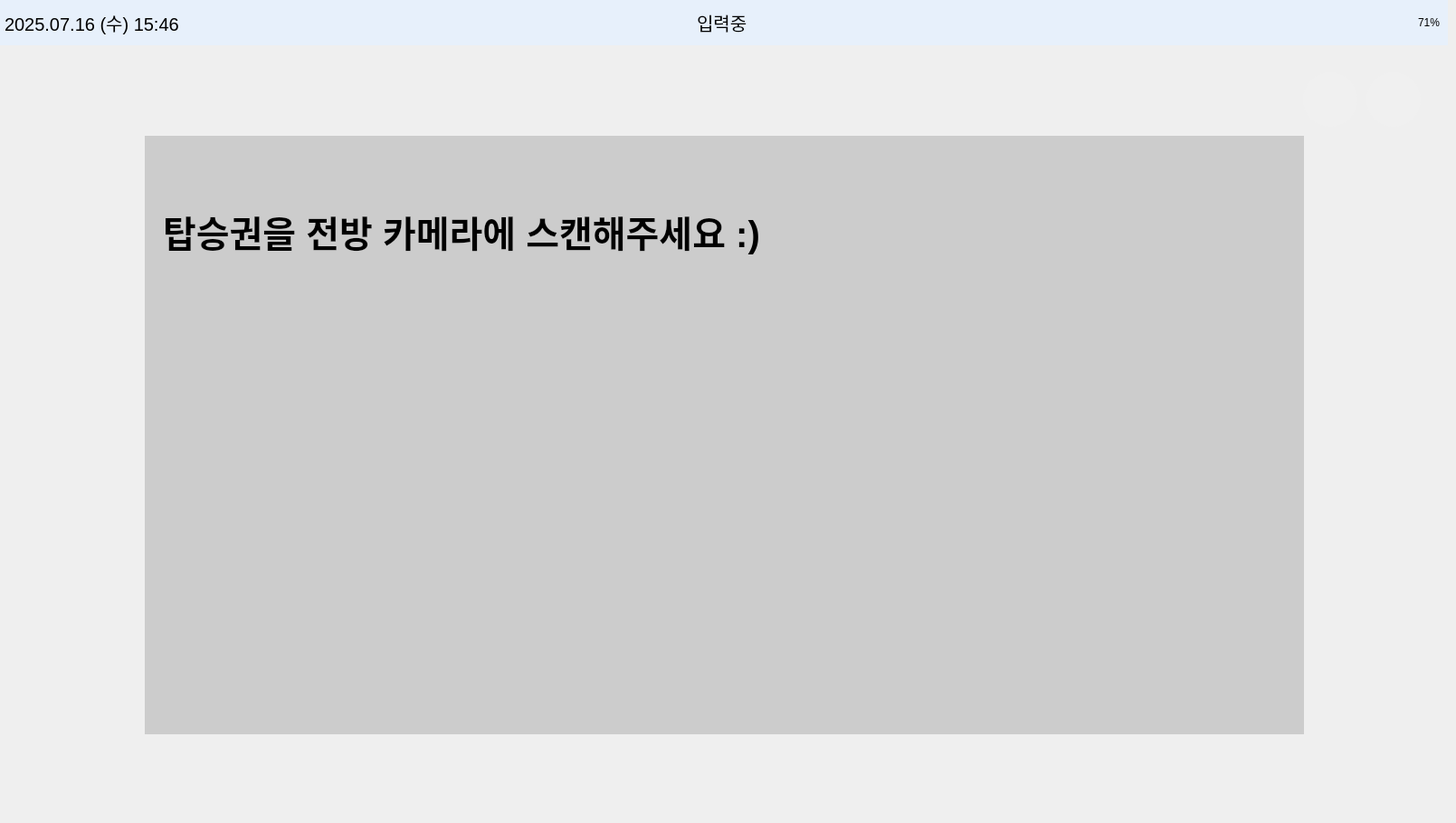
    <widget class="QWidget" name="page_scan">
     <widget class="QLabel" name="label_camera_area2">
      <property name="geometry">
       <rect>
        <x>160</x>
        <y>150</y>
        <width>1281</width>
        <height>661</height>
       </rect>
      </property>
      <property name="palette">
       <palette>
        <active>
         <colorrole role="Button">
          <brush brushstyle="SolidPattern">
           <color alpha="255">
            <red>204</red>
            <green>204</green>
            <blue>204</blue>
           </color>
          </brush>
         </colorrole>
         <colorrole role="Base">
          <brush brushstyle="SolidPattern">
           <color alpha="255">
            <red>204</red>
            <green>204</green>
            <blue>204</blue>
           </color>
          </brush>
         </colorrole>
         <colorrole role="Window">
          <brush brushstyle="SolidPattern">
           <color alpha="255">
            <red>204</red>
            <green>204</green>
            <blue>204</blue>
           </color>
          </brush>
         </colorrole>
        </active>
        <inactive>
         <colorrole role="Button">
          <brush brushstyle="SolidPattern">
           <color alpha="255">
            <red>204</red>
            <green>204</green>
            <blue>204</blue>
           </color>
          </brush>
         </colorrole>
         <colorrole role="Base">
          <brush brushstyle="SolidPattern">
           <color alpha="255">
            <red>204</red>
            <green>204</green>
            <blue>204</blue>
           </color>
          </brush>
         </colorrole>
         <colorrole role="Window">
          <brush brushstyle="SolidPattern">
           <color alpha="255">
            <red>204</red>
            <green>204</green>
            <blue>204</blue>
           </color>
          </brush>
         </colorrole>
        </inactive>
        <disabled>
         <colorrole role="Button">
          <brush brushstyle="SolidPattern">
           <color alpha="255">
            <red>204</red>
            <green>204</green>
            <blue>204</blue>
           </color>
          </brush>
         </colorrole>
         <colorrole role="Base">
          <brush brushstyle="SolidPattern">
           <color alpha="255">
            <red>204</red>
            <green>204</green>
            <blue>204</blue>
           </color>
          </brush>
         </colorrole>
         <colorrole role="Window">
          <brush brushstyle="SolidPattern">
           <color alpha="255">
            <red>204</red>
            <green>204</green>
            <blue>204</blue>
           </color>
          </brush>
         </colorrole>
        </disabled>
       </palette>
      </property>
      <property name="styleSheet">
       <string notr="true">background-color: #cccccc;</string>
      </property>
     </widget>
     <widget class="QFrame" name="topbar2">
      <property name="geometry">
       <rect>
        <x>0</x>
        <y>0</y>
        <width>1600</width>
        <height>50</height>
       </rect>
      </property>
      <property name="palette">
       <palette>
        <active>
         <colorrole role="WindowText">
          <brush brushstyle="SolidPattern">
           <color alpha="255">
            <red>0</red>
            <green>0</green>
            <blue>0</blue>
           </color>
          </brush>
         </colorrole>
         <colorrole role="Button">
          <brush brushstyle="SolidPattern">
           <color alpha="255">
            <red>231</red>
            <green>240</green>
            <blue>251</blue>
           </color>
          </brush>
         </colorrole>
         <colorrole role="Light">
          <brush brushstyle="SolidPattern">
           <color alpha="255">
            <red>255</red>
            <green>116</green>
            <blue>116</blue>
           </color>
          </brush>
         </colorrole>
         <colorrole role="Midlight">
          <brush brushstyle="SolidPattern">
           <color alpha="255">
            <red>247</red>
            <green>63</green>
            <blue>63</blue>
           </color>
          </brush>
         </colorrole>
         <colorrole role="Dark">
          <brush brushstyle="SolidPattern">
           <color alpha="255">
            <red>120</red>
            <green>6</green>
            <blue>6</blue>
           </color>
          </brush>
         </colorrole>
         <colorrole role="Mid">
          <brush brushstyle="SolidPattern">
           <color alpha="255">
            <red>160</red>
            <green>7</green>
            <blue>7</blue>
           </color>
          </brush>
         </colorrole>
         <colorrole role="Text">
          <brush brushstyle="SolidPattern">
           <color alpha="255">
            <red>0</red>
            <green>0</green>
            <blue>0</blue>
           </color>
          </brush>
         </colorrole>
         <colorrole role="BrightText">
          <brush brushstyle="SolidPattern">
           <color alpha="255">
            <red>255</red>
            <green>255</green>
            <blue>255</blue>
           </color>
          </brush>
         </colorrole>
         <colorrole role="ButtonText">
          <brush brushstyle="SolidPattern">
           <color alpha="255">
            <red>0</red>
            <green>0</green>
            <blue>0</blue>
           </color>
          </brush>
         </colorrole>
         <colorrole role="Base">
          <brush brushstyle="SolidPattern">
           <color alpha="255">
            <red>231</red>
            <green>240</green>
            <blue>251</blue>
           </color>
          </brush>
         </colorrole>
         <colorrole role="Window">
          <brush brushstyle="SolidPattern">
           <color alpha="255">
            <red>231</red>
            <green>240</green>
            <blue>251</blue>
           </color>
          </brush>
         </colorrole>
         <colorrole role="Shadow">
          <brush brushstyle="SolidPattern">
           <color alpha="255">
            <red>0</red>
            <green>0</green>
            <blue>0</blue>
           </color>
          </brush>
         </colorrole>
         <colorrole role="AlternateBase">
          <brush brushstyle="SolidPattern">
           <color alpha="255">
            <red>247</red>
            <green>133</green>
            <blue>133</blue>
           </color>
          </brush>
         </colorrole>
         <colorrole role="ToolTipBase">
          <brush brushstyle="SolidPattern">
           <color alpha="255">
            <red>255</red>
            <green>255</green>
            <blue>220</blue>
           </color>
          </brush>
         </colorrole>
         <colorrole role="ToolTipText">
          <brush brushstyle="SolidPattern">
           <color alpha="255">
            <red>0</red>
            <green>0</green>
            <blue>0</blue>
           </color>
          </brush>
         </colorrole>
         <colorrole role="PlaceholderText">
          <brush brushstyle="SolidPattern">
           <color alpha="128">
            <red>0</red>
            <green>0</green>
            <blue>0</blue>
           </color>
          </brush>
         </colorrole>
        </active>
        <inactive>
         <colorrole role="WindowText">
          <brush brushstyle="SolidPattern">
           <color alpha="255">
            <red>0</red>
            <green>0</green>
            <blue>0</blue>
           </color>
          </brush>
         </colorrole>
         <colorrole role="Button">
          <brush brushstyle="SolidPattern">
           <color alpha="255">
            <red>231</red>
            <green>240</green>
            <blue>251</blue>
           </color>
          </brush>
         </colorrole>
         <colorrole role="Light">
          <brush brushstyle="SolidPattern">
           <color alpha="255">
            <red>255</red>
            <green>116</green>
            <blue>116</blue>
           </color>
          </brush>
         </colorrole>
         <colorrole role="Midlight">
          <brush brushstyle="SolidPattern">
           <color alpha="255">
            <red>247</red>
            <green>63</green>
            <blue>63</blue>
           </color>
          </brush>
         </colorrole>
         <colorrole role="Dark">
          <brush brushstyle="SolidPattern">
           <color alpha="255">
            <red>120</red>
            <green>6</green>
            <blue>6</blue>
           </color>
          </brush>
         </colorrole>
         <colorrole role="Mid">
          <brush brushstyle="SolidPattern">
           <color alpha="255">
            <red>160</red>
            <green>7</green>
            <blue>7</blue>
           </color>
          </brush>
         </colorrole>
         <colorrole role="Text">
          <brush brushstyle="SolidPattern">
           <color alpha="255">
            <red>0</red>
            <green>0</green>
            <blue>0</blue>
           </color>
          </brush>
         </colorrole>
         <colorrole role="BrightText">
          <brush brushstyle="SolidPattern">
           <color alpha="255">
            <red>255</red>
            <green>255</green>
            <blue>255</blue>
           </color>
          </brush>
         </colorrole>
         <colorrole role="ButtonText">
          <brush brushstyle="SolidPattern">
           <color alpha="255">
            <red>0</red>
            <green>0</green>
            <blue>0</blue>
           </color>
          </brush>
         </colorrole>
         <colorrole role="Base">
          <brush brushstyle="SolidPattern">
           <color alpha="255">
            <red>231</red>
            <green>240</green>
            <blue>251</blue>
           </color>
          </brush>
         </colorrole>
         <colorrole role="Window">
          <brush brushstyle="SolidPattern">
           <color alpha="255">
            <red>231</red>
            <green>240</green>
            <blue>251</blue>
           </color>
          </brush>
         </colorrole>
         <colorrole role="Shadow">
          <brush brushstyle="SolidPattern">
           <color alpha="255">
            <red>0</red>
            <green>0</green>
            <blue>0</blue>
           </color>
          </brush>
         </colorrole>
         <colorrole role="AlternateBase">
          <brush brushstyle="SolidPattern">
           <color alpha="255">
            <red>247</red>
            <green>133</green>
            <blue>133</blue>
           </color>
          </brush>
         </colorrole>
         <colorrole role="ToolTipBase">
          <brush brushstyle="SolidPattern">
           <color alpha="255">
            <red>255</red>
            <green>255</green>
            <blue>220</blue>
           </color>
          </brush>
         </colorrole>
         <colorrole role="ToolTipText">
          <brush brushstyle="SolidPattern">
           <color alpha="255">
            <red>0</red>
            <green>0</green>
            <blue>0</blue>
           </color>
          </brush>
         </colorrole>
         <colorrole role="PlaceholderText">
          <brush brushstyle="SolidPattern">
           <color alpha="128">
            <red>0</red>
            <green>0</green>
            <blue>0</blue>
           </color>
          </brush>
         </colorrole>
        </inactive>
        <disabled>
         <colorrole role="WindowText">
          <brush brushstyle="SolidPattern">
           <color alpha="255">
            <red>120</red>
            <green>6</green>
            <blue>6</blue>
           </color>
          </brush>
         </colorrole>
         <colorrole role="Button">
          <brush brushstyle="SolidPattern">
           <color alpha="255">
            <red>231</red>
            <green>240</green>
            <blue>251</blue>
           </color>
          </brush>
         </colorrole>
         <colorrole role="Light">
          <brush brushstyle="SolidPattern">
           <color alpha="255">
            <red>255</red>
            <green>116</green>
            <blue>116</blue>
           </color>
          </brush>
         </colorrole>
         <colorrole role="Midlight">
          <brush brushstyle="SolidPattern">
           <color alpha="255">
            <red>247</red>
            <green>63</green>
            <blue>63</blue>
           </color>
          </brush>
         </colorrole>
         <colorrole role="Dark">
          <brush brushstyle="SolidPattern">
           <color alpha="255">
            <red>120</red>
            <green>6</green>
            <blue>6</blue>
           </color>
          </brush>
         </colorrole>
         <colorrole role="Mid">
          <brush brushstyle="SolidPattern">
           <color alpha="255">
            <red>160</red>
            <green>7</green>
            <blue>7</blue>
           </color>
          </brush>
         </colorrole>
         <colorrole role="Text">
          <brush brushstyle="SolidPattern">
           <color alpha="255">
            <red>120</red>
            <green>6</green>
            <blue>6</blue>
           </color>
          </brush>
         </colorrole>
         <colorrole role="BrightText">
          <brush brushstyle="SolidPattern">
           <color alpha="255">
            <red>255</red>
            <green>255</green>
            <blue>255</blue>
           </color>
          </brush>
         </colorrole>
         <colorrole role="ButtonText">
          <brush brushstyle="SolidPattern">
           <color alpha="255">
            <red>120</red>
            <green>6</green>
            <blue>6</blue>
           </color>
          </brush>
         </colorrole>
         <colorrole role="Base">
          <brush brushstyle="SolidPattern">
           <color alpha="255">
            <red>231</red>
            <green>240</green>
            <blue>251</blue>
           </color>
          </brush>
         </colorrole>
         <colorrole role="Window">
          <brush brushstyle="SolidPattern">
           <color alpha="255">
            <red>231</red>
            <green>240</green>
            <blue>251</blue>
           </color>
          </brush>
         </colorrole>
         <colorrole role="Shadow">
          <brush brushstyle="SolidPattern">
           <color alpha="255">
            <red>0</red>
            <green>0</green>
            <blue>0</blue>
           </color>
          </brush>
         </colorrole>
         <colorrole role="AlternateBase">
          <brush brushstyle="SolidPattern">
           <color alpha="255">
            <red>240</red>
            <green>11</green>
            <blue>11</blue>
           </color>
          </brush>
         </colorrole>
         <colorrole role="ToolTipBase">
          <brush brushstyle="SolidPattern">
           <color alpha="255">
            <red>255</red>
            <green>255</green>
            <blue>220</blue>
           </color>
          </brush>
         </colorrole>
         <colorrole role="ToolTipText">
          <brush brushstyle="SolidPattern">
           <color alpha="255">
            <red>0</red>
            <green>0</green>
            <blue>0</blue>
           </color>
          </brush>
         </colorrole>
         <colorrole role="PlaceholderText">
          <brush brushstyle="SolidPattern">
           <color alpha="128">
            <red>0</red>
            <green>0</green>
            <blue>0</blue>
           </color>
          </brush>
         </colorrole>
        </disabled>
       </palette>
      </property>
      <property name="styleSheet">
       <string>background-color: #e7f0fb;</string>
      </property>
      <widget class="QLabel" name="label_datetime2">
       <property name="geometry">
        <rect>
         <x>5</x>
         <y>0</y>
         <width>331</width>
         <height>50</height>
        </rect>
       </property>
       <property name="font">
        <font>
         <pointsize>15</pointsize>
        </font>
       </property>
       <property name="text">
        <string>2025.07.16 (수) 15:46</string>
       </property>
      </widget>
      <widget class="QLabel" name="label_battery2">
       <property name="geometry">
        <rect>
         <x>1470</x>
         <y>0</y>
         <width>121</width>
         <height>50</height>
        </rect>
       </property>
       <property name="text">
        <string>71%</string>
       </property>
       <property name="alignment">
        <set>Qt::AlignRight|Qt::AlignTrailing|Qt::AlignVCenter</set>
       </property>
      </widget>
      <widget class="QLabel" name="label_status2">
       <property name="geometry">
        <rect>
         <x>770</x>
         <y>0</y>
         <width>141</width>
         <height>50</height>
        </rect>
       </property>
       <property name="font">
        <font>
         <pointsize>15</pointsize>
         <weight>50</weight>
         <bold>false</bold>
        </font>
       </property>
       <property name="text">
        <string>입력중</string>
       </property>
      </widget>
      <widget class="QLabel" name="label_image2">
       <property name="geometry">
        <rect>
         <x>690</x>
         <y>0</y>
         <width>71</width>
         <height>50</height>
        </rect>
       </property>
       <property name="text">
        <string/>
       </property>
       <property name="pixmap">
        <pixmap>icon/입력중.png</pixmap>
       </property>
       <property name="scaledContents">
        <bool>true</bool>
       </property>
      </widget>
     </widget>
     <widget class="QLabel" name="label_scan_text2">
      <property name="geometry">
       <rect>
        <x>180</x>
        <y>190</y>
        <width>1021</width>
        <height>131</height>
       </rect>
      </property>
      <property name="font">
       <font>
        <pointsize>30</pointsize>
        <weight>75</weight>
        <bold>true</bold>
       </font>
      </property>
      <property name="styleSheet">
       <string notr="true">background-color: rgba(255, 255, 255, 0);</string>
      </property>
      <property name="text">
       <string>탑승권을 전방 카메라에 스캔해주세요 :)</string>
      </property>
      <property name="alignment">
       <set>Qt::AlignLeading|Qt::AlignLeft|Qt::AlignVCenter</set>
      </property>
     </widget>
     <widget class="QPushButton" name="btn_home2">
      <property name="geometry">
       <rect>
        <x>1440</x>
        <y>80</y>
        <width>60</width>
        <height>60</height>
       </rect>
      </property>
      <property name="palette">
       <palette>
        <active>
         <colorrole role="Button">
          <brush brushstyle="SolidPattern">
           <color alpha="255">
            <red>240</red>
            <green>240</green>
            <blue>240</blue>
           </color>
          </brush>
         </colorrole>
         <colorrole role="Base">
          <brush brushstyle="SolidPattern">
           <color alpha="255">
            <red>240</red>
            <green>240</green>
            <blue>240</blue>
           </color>
          </brush>
         </colorrole>
         <colorrole role="Window">
          <brush brushstyle="SolidPattern">
           <color alpha="255">
            <red>240</red>
            <green>240</green>
            <blue>240</blue>
           </color>
          </brush>
         </colorrole>
        </active>
        <inactive>
         <colorrole role="Button">
          <brush brushstyle="SolidPattern">
           <color alpha="255">
            <red>240</red>
            <green>240</green>
            <blue>240</blue>
           </color>
          </brush>
         </colorrole>
         <colorrole role="Base">
          <brush brushstyle="SolidPattern">
           <color alpha="255">
            <red>240</red>
            <green>240</green>
            <blue>240</blue>
           </color>
          </brush>
         </colorrole>
         <colorrole role="Window">
          <brush brushstyle="SolidPattern">
           <color alpha="255">
            <red>240</red>
            <green>240</green>
            <blue>240</blue>
           </color>
          </brush>
         </colorrole>
        </inactive>
        <disabled>
         <colorrole role="Button">
          <brush brushstyle="SolidPattern">
           <color alpha="255">
            <red>240</red>
            <green>240</green>
            <blue>240</blue>
           </color>
          </brush>
         </colorrole>
         <colorrole role="Base">
          <brush brushstyle="SolidPattern">
           <color alpha="255">
            <red>240</red>
            <green>240</green>
            <blue>240</blue>
           </color>
          </brush>
         </colorrole>
         <colorrole role="Window">
          <brush brushstyle="SolidPattern">
           <color alpha="255">
            <red>240</red>
            <green>240</green>
            <blue>240</blue>
           </color>
          </brush>
         </colorrole>
        </disabled>
       </palette>
      </property>
      <property name="styleSheet">
       <string notr="true">QPushButton {
    border: none;
    border-radius: 30px;
    background-color: #F0F0F0;
}</string>
      </property>
      <property name="text">
       <string/>
      </property>
      <property name="icon">
       <iconset>
        <normaloff>icon/home.png</normaloff>icon/home.png</iconset>
      </property>
      <property name="iconSize">
       <size>
        <width>40</width>
        <height>40</height>
       </size>
      </property>
     </widget>
     <widget class="QPushButton" name="btn_back2">
      <property name="geometry">
       <rect>
        <x>1510</x>
        <y>80</y>
        <width>60</width>
        <height>60</height>
       </rect>
      </property>
      <property name="palette">
       <palette>
        <active>
         <colorrole role="Button">
          <brush brushstyle="SolidPattern">
           <color alpha="255">
            <red>240</red>
            <green>240</green>
            <blue>240</blue>
           </color>
          </brush>
         </colorrole>
         <colorrole role="Base">
          <brush brushstyle="SolidPattern">
           <color alpha="255">
            <red>240</red>
            <green>240</green>
            <blue>240</blue>
           </color>
          </brush>
         </colorrole>
         <colorrole role="Window">
          <brush brushstyle="SolidPattern">
           <color alpha="255">
            <red>240</red>
            <green>240</green>
            <blue>240</blue>
           </color>
          </brush>
         </colorrole>
        </active>
        <inactive>
         <colorrole role="Button">
          <brush brushstyle="SolidPattern">
           <color alpha="255">
            <red>240</red>
            <green>240</green>
            <blue>240</blue>
           </color>
          </brush>
         </colorrole>
         <colorrole role="Base">
          <brush brushstyle="SolidPattern">
           <color alpha="255">
            <red>240</red>
            <green>240</green>
            <blue>240</blue>
           </color>
          </brush>
         </colorrole>
         <colorrole role="Window">
          <brush brushstyle="SolidPattern">
           <color alpha="255">
            <red>240</red>
            <green>240</green>
            <blue>240</blue>
           </color>
          </brush>
         </colorrole>
        </inactive>
        <disabled>
         <colorrole role="Button">
          <brush brushstyle="SolidPattern">
           <color alpha="255">
            <red>240</red>
            <green>240</green>
            <blue>240</blue>
           </color>
          </brush>
         </colorrole>
         <colorrole role="Base">
          <brush brushstyle="SolidPattern">
           <color alpha="255">
            <red>240</red>
            <green>240</green>
            <blue>240</blue>
           </color>
          </brush>
         </colorrole>
         <colorrole role="Window">
          <brush brushstyle="SolidPattern">
           <color alpha="255">
            <red>240</red>
            <green>240</green>
            <blue>240</blue>
           </color>
          </brush>
         </colorrole>
        </disabled>
       </palette>
      </property>
      <property name="styleSheet">
       <string notr="true">QPushButton {
    border: none;
    border-radius: 30px;
    background-color: #F0F0F0;
}</string>
      </property>
      <property name="text">
       <string/>
      </property>
      <property name="icon">
       <iconset>
        <normaloff>icon/back.png</normaloff>icon/back.png</iconset>
      </property>
      <property name="iconSize">
       <size>
        <width>40</width>
        <height>40</height>
       </size>
      </property>
     </widget>
     <widget class="QLabel" name="label_background2">
      <property name="geometry">
       <rect>
        <x>0</x>
        <y>50</y>
        <width>1600</width>
        <height>850</height>
       </rect>
      </property>
      <property name="text">
       <string/>
      </property>
      <property name="pixmap">
       <pixmap>icon/background.jpeg</pixmap>
      </property>
      <property name="scaledContents">
       <bool>true</bool>
      </property>
     </widget>
     <zorder>label_background2</zorder>
     <zorder>label_camera_area2</zorder>
     <zorder>topbar2</zorder>
     <zorder>label_scan_text2</zorder>
     <zorder>btn_home2</zorder>
     <zorder>btn_back2</zorder>
    </widget>
